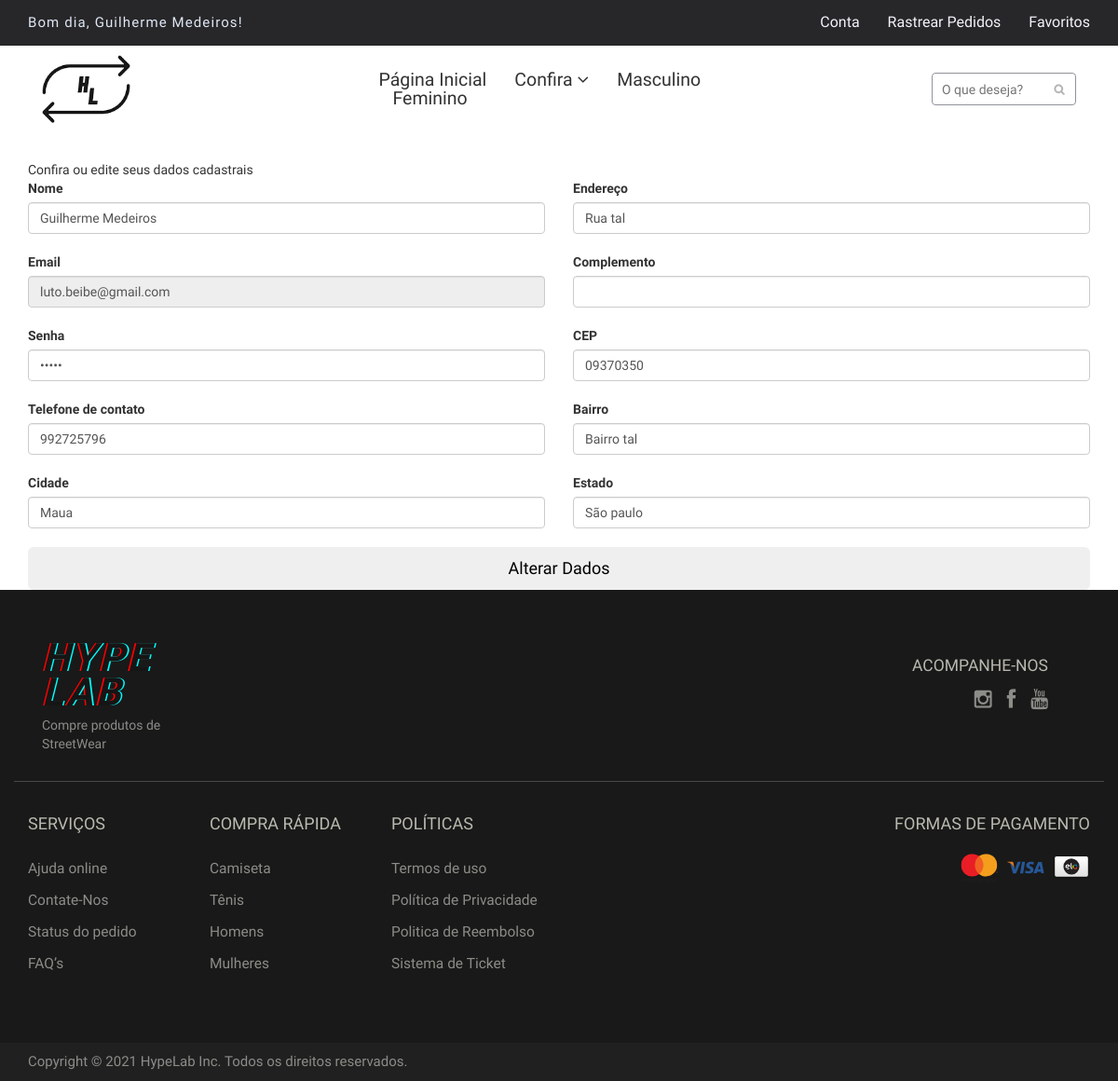
The app's page /me (signed in) with its own data.
### tables this page shows
CREATE TABLE `clientes` (
  `id` int(11) NOT NULL,
  `nome` varchar(200) NOT NULL,
  `email` varchar(200) NOT NULL,
  `telefone` varchar(200) NOT NULL,
  `senha` varchar(200) NOT NULL,
  `endereco` varchar(200) NOT NULL,
  `numero` int(11) NOT NULL,
  `complemento` varchar(200) NOT NULL,
  `cep` varchar(200) NOT NULL,
  `bairro` varchar(200) NOT NULL,
  `cidade` varchar(200) NOT NULL,
  `estado` varchar(200) NOT NULL,
  `isadmin` int(11) NOT NULL DEFAULT 0,
  `genero` varchar(15) DEFAULT NULL,
  `created_at` datetime DEFAULT NULL
);

### pags/php/me.php (the view, shortened to what this page needs)
<?php
    include('components/header-component.php');
?>
<div class="container">
<?php website::website_verificaIsLogado(); $clientes = new clientes();?>
          <div id="r-content">
            <div class="r-description">
             Confira ou edite seus dados cadastrais
            </div>
          </div>
          <form method="POST" autocomplete="off">
            <div class="row">
              <div class="col-sm-6">
                <label>Nome</label>
                <input type="text" name="nome" value="<?php echo $clientes->nome;?>" class="form-control" required>
              </div>
              <div class="col-sm-6">
                <label>Endereço</label>
                <input type="text" name="endereco" value="<?php echo $clientes->endereco;?>" class="form-control" required><br>
              </div>
              <div class="col-sm-6">
                <label>Email</label>
                <input type="email" name="email" value="<?php echo $clientes->email;?>" class="form-control" disabled><br>
              </div>
              <div class="col-sm-6">
                <label>Complemento</label>
                <input type="text" name="complemento" value="<?php echo $clientes->complemento;?>" class="form-control" required><br>
              </div>
              <div class="col-sm-6">
                <label>Senha</label>
                <input type="password" name="senha" value="<?php echo $clientes->senha;?>" class="form-control" required><br>
              </div>
              <div class="col-sm-6">
                <label>CEP</label>
                <input type="text" name="cep" value="<?php echo $clientes->cep;?>" class="form-control" required><br>
              </div>
              <div class="col-sm-6">
                <label>Telefone de contato</label>
                <input type="text" name="telefone" id="telefone" value="<?php echo $clientes->telefone;?>" class="form-control" required><br>
              </div>
              <div class="col-sm-6">
                <label>Bairro</label>
                <input type="text" name="bairro" value="<?php echo $clientes->bairro;?>" class="form-control" placeholder="Casa x" required><br>
            </div>
            <div class="col-sm-6">
                <label>Cidade</label>
                <input type="text" name="cidade" value="<?php echo $clientes->cidade;?>"  class="form-control" placeholder="Casa x" required><br>
            </div>
            <div class="col-sm-6">
                <label>Estado</label>
                <input type="text" name="estado" value="<?php echo $clientes->estado;?>" class="form-control" placeholder="Casa x" required><br>
            </div>
            </div>
            <input type="submit" value="Alterar Dados" class="btn btn-outline-success btn-lg btn-block">
          </form>
          </div>
          <?php include('components/footer-component.php'); ?>

### lib/classes.php (shortened to what this page needs)
<?php
	trait db{
		public static function pdo(){
			$db_host = db_host;
			$db_nome = db_nome;
			$db_usuario = db_usuario;
			$db_senha = db_senha;
			try{
				return $pdo = new PDO("mysql:host={$db_host};dbname={$db_nome}", $db_usuario, $db_senha);
			}catch(PDOException $e){
				echo "Erro ao conectar-se: ".$e->getMessage();
				exit();
			}
		}
	}
	class website{
		public static function website_paginacao(){
			$url = (isset($_GET['pagina'])) ? $_GET['pagina'] : 'inicio';
			$explode = explode('/', $url);
			$dir = 'pags/php/';
			$ext = '.php';
			if(file_exists($dir.$explode['0'].$ext)){
				include($dir.$explode['0'].$ext);
			}else{
				include('pags/php/404.php');
			}
		}
        public static function website_navTop(){
			if(isset($_SESSION['userEmail'])){
				$clientes = new clientes();
				echo "
					<div class='contactinfo'>
							<ul class='nav nav-pills'>
									<li><a href='me'><span id='contact-message'>Olá</span>, ". $clientes->nome ."!</a></li>
							</ul>
					</div>
				";
			}
		}
		public static function website_navLogin(){
			if(isset($_SESSION['userEmail'])){
				echo "
					<li class='dropdown'><a href='#'>Conta</a>
						<ul role='menu' class='sub-menu account-menu'>
							<li><a href='me'>Dados Cadastrais</a></li>
							<li><a href='pedidos'>Meus pedidos</a></li>
							<li><a href='faturas'>Minhas Faturas</a></li>
							<li><a href='sair'>Sair da Conta</a></li>
						</ul>
					</li>
					<li><a href='https://www2.correios.com.br/sistemas/rastreamento/default.cfm'>Rastrear Pedidos</a></li>
					<li><a href=''>Favoritos</a></li>
				";
			}else{
				echo "
						<li><a href='enter'>Entrar</a></li>
						<li><a href='https://www2.correios.com.br/sistemas/rastreamento/default.cfm'> Rastrear Pedidos</a></li>
						<li><a href=''>Favoritos</a></li>
				";
			}
		}
	}
	class clientes{
		public function __construct(){
			if(isset($_SESSION['userEmail'])){
				$this->clientes_updatesInfos();
			}
		}
		public function clientes_updatesInfos(){
			$email = $_SESSION['userEmail'];
			try{
				$pdo = db::pdo();
				$stmt = $pdo->prepare("SELECT * FROM clientes WHERE email = :email");
				$stmt->execute([':email' => $email]);
				$dados = $stmt->fetch(PDO::FETCH_ASSOC);
				$this->nome = $dados['nome'];
				$this->email = $dados['email'];
				$this->telefone = $dados['telefone'];
				$this->senha = $dados['senha'];
				$this->endereco = $dados['endereco'];
				$this->complemento = $dados['complemento'];
				$this->cep = $dados['cep'];
				$this->bairro = $dados['bairro'];
				$this->cidade = $dados['cidade'];
				$this->estado = $dados['estado'];
			}catch(PDOException $e){
				return $e->getMessage();
			}
		}
	}
?>

### css/main.css (style rules this page uses)
html { width: 100% !important; }
body { width: 100% !important; font-family: 'Gemunu Libre', sans-serif; position: relative; font-weight: 400px; }
ul li { list-style: none; }
a { -webkit-transition: 300ms; transition: 300ms; }
.contactinfo ul li:first-child { margin-left: -15px; }
.contactinfo ul li a { font-size: 15px; color: #e0e7f5; font-family: 'Gemunu Libre', sans-serif; letter-spacing: 1.1px; }
.shop-menu ul li { display: inline-block; padding-left: 15px; padding-right: 15px; }
.shop-menu ul li:last-child { padding-right: 0; }
.shop-menu ul li a { color: #f2f3fa; font-family: 'Gemunu Libre', sans-serif; font-size: 16px; font-weight: 300; padding: 0; padding-right: 0; margin-top: 10px; }

### records on screen
clientes: nome "Guilherme Medeiros", endereco "Rua tal", email "luto.beibe@gmail.com", cep "09370350", telefone "992725796", bairro "Bairro tal", cidade "Maua", estado "São paulo"
